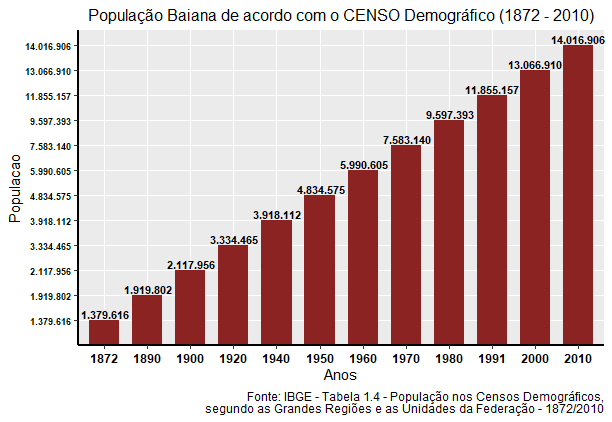

This chart was generated by the following R code:

library(ggplot2)
library(ggthemes)
library(RColorBrewer)
library(Cairo)


#### Grafico de Colunas com dados do Censo na Bahia ####

# dataset
populacao_censo <- read.csv2("populacao_censo.csv", dec=",",h=T) 

# grafico
ggplot(populacao_censo) + 
  geom_col(aes(x=factor(Ano),y=Populacao), show.legend = FALSE, fill="brown4",width = 0.7) +
  geom_text(aes(x=factor(Ano),y=Populacao,label=Populacao), position=position_dodge(width=0.9),
            vjust=-0.25, size=3, fontface='bold') +
  labs(x = "Anos", y = "Populacao") +
  labs(title = "População Baiana de acordo com o CENSO Demográfico (1872 - 2010)",
       caption = "Fonte: IBGE - Tabela 1.4 - População nos Censos Demográficos,\n segundo as Grandes Regiões e as Unidades da Federação - 1872/2010") +
  theme(axis.title.x = element_text(colour = "black"),
        axis.title.y = element_text(colour = "black"),
        axis.text.y = element_text(face="bold", color="#000000", 
                                   size=7),
        axis.line = element_line(colour = "black", 
                                 size = 1, linetype = "solid"),
        plot.title = element_text(colour = "black", size = 12, hjust=0.5),
        axis.text.x = element_text(face="bold", color="#000000", 
                                   size=9)) 
